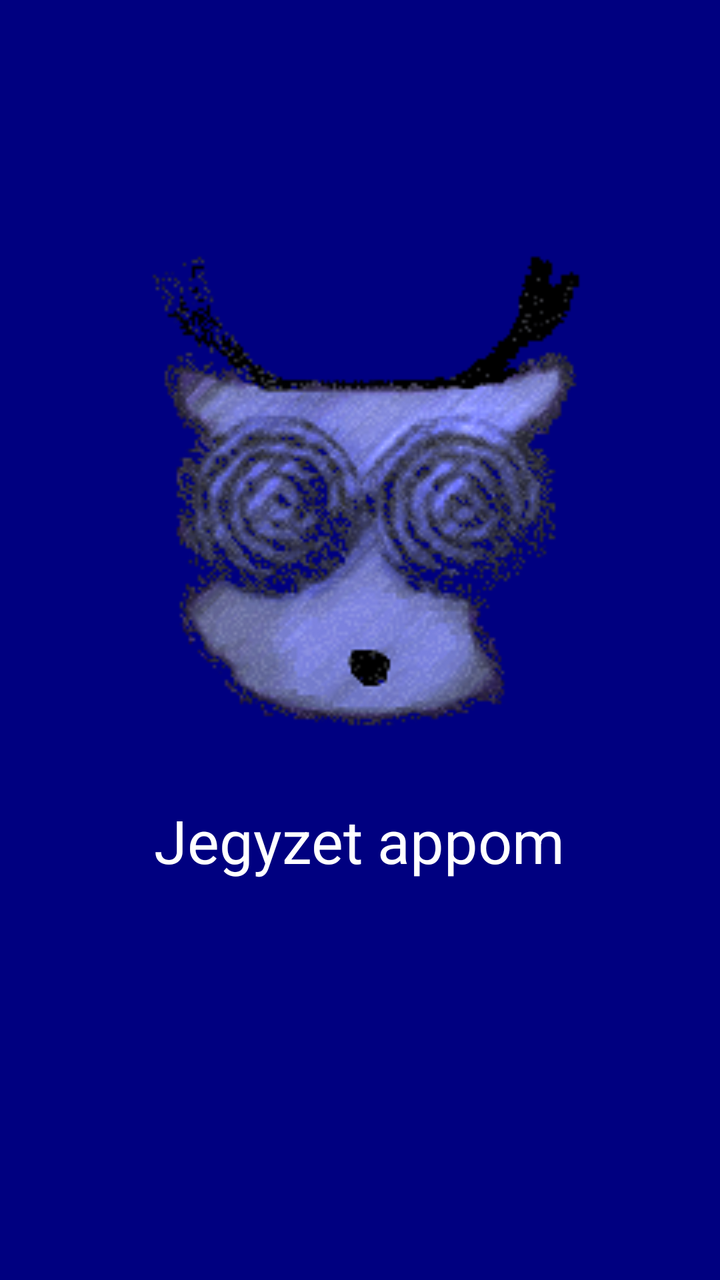
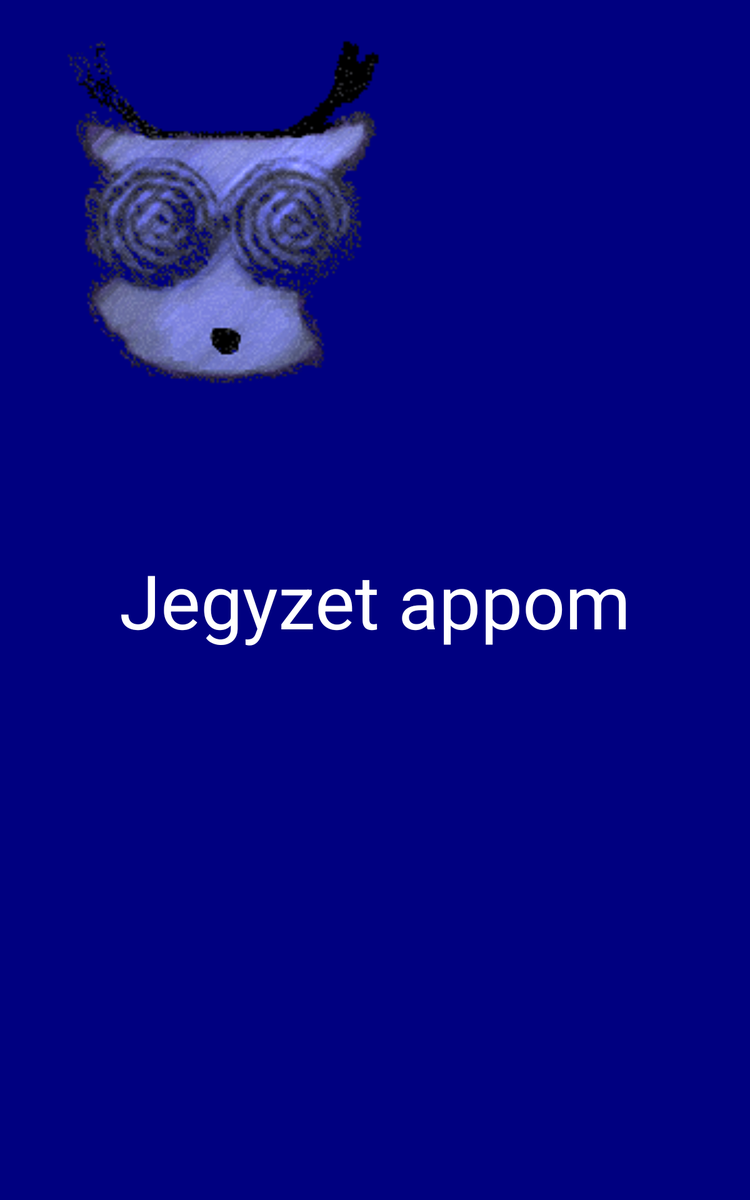

Compare how this app lays out the same screen by default and in its alternative resource folder. The renders come first, then the two layout files and the values they reference.
<!-- AndroidManifest.xml: application theme Theme.MyApplikacioSokadik -->
<!-- res/layout/activity_main.xml -->
<?xml version="1.0" encoding="utf-8"?>
<LinearLayout xmlns:android="http://schemas.android.com/apk/res/android"
    xmlns:app="http://schemas.android.com/apk/res-auto"
    xmlns:tools="http://schemas.android.com/tools"
    android:layout_width="match_parent"
    android:layout_height="match_parent"
    android:orientation="vertical"
    android:background="#000080"
    tools:context=".MainActivity">
    
    <ImageView
        android:id="@+id/imageview"
        android:layout_width="300dp"
        android:layout_height="300dp"
        android:src="@drawable/myimage"
        android:layout_gravity="center"
        android:layout_marginTop="100dp"
        />

    <TextView
        android:id="@+id/text"
        android:layout_width="wrap_content"
        android:layout_height="wrap_content"
        android:text="Jegyzet appom"
        android:layout_gravity="center"
        android:textColor="#FFF"
        android:textSize="30sp"
        app:layout_constraintBottom_toBottomOf="parent"
        app:layout_constraintLeft_toLeftOf="parent"
        app:layout_constraintRight_toRightOf="parent"
        app:layout_constraintTop_toTopOf="parent" />

</LinearLayout>
<!-- resources referenced by this layout -->
<resources>
  <!-- drawable myimage: png bitmap (drawable, 50310 bytes) -->
  <style name="Theme.MyApplikacioSokadik" parent="Theme.MaterialComponents.DayNight.NoActionBar">
          
          <item name="colorPrimary">@color/purple_500</item>
          <item name="colorPrimaryVariant">@color/purple_700</item>
          <item name="colorOnPrimary">@color/white</item>
          
          <item name="colorSecondary">@color/teal_200</item>
          <item name="colorSecondaryVariant">@color/teal_700</item>
          <item name="colorOnSecondary">@color/black</item>
          
          <item name="android:statusBarColor" tools:targetApi="l">?attr/colorPrimaryVariant</item>
          
      </style>
</resources>
<!-- res/layout-sw600dp/activity_main.xml (the repository's variant of the layout above) -->
<!-- drawn on a 7-inch tablet held upright -->
<?xml version="1.0" encoding="utf-8"?>
<androidx.constraintlayout.widget.ConstraintLayout xmlns:android="http://schemas.android.com/apk/res/android"
    xmlns:app="http://schemas.android.com/apk/res-auto"
    xmlns:tools="http://schemas.android.com/tools"
    android:layout_width="match_parent"
    android:layout_height="match_parent"
    android:orientation="vertical"
    android:background="#000080"
    tools:context=".MainActivity">

    <ImageView
        android:id="@+id/imageView"
        android:layout_width="350dp"
        android:layout_height="350dp"
        android:src="@drawable/myimage"
        tools:ignore="MissingConstraints"
        tools:layout_editor_absoluteX="330dp"
        tools:layout_editor_absoluteY="456dp" />

    <TextView
        android:id="@+id/text"
        android:layout_width="wrap_content"
        android:layout_height="wrap_content"
        android:text="Jegyzet appom"
        android:layout_gravity="center"
        android:textColor="#FFF"
        android:textSize="60sp"
        app:layout_constraintBottom_toBottomOf="parent"
        app:layout_constraintLeft_toLeftOf="parent"
        app:layout_constraintRight_toRightOf="parent"
        app:layout_constraintTop_toTopOf="parent" />

</androidx.constraintlayout.widget.ConstraintLayout>
